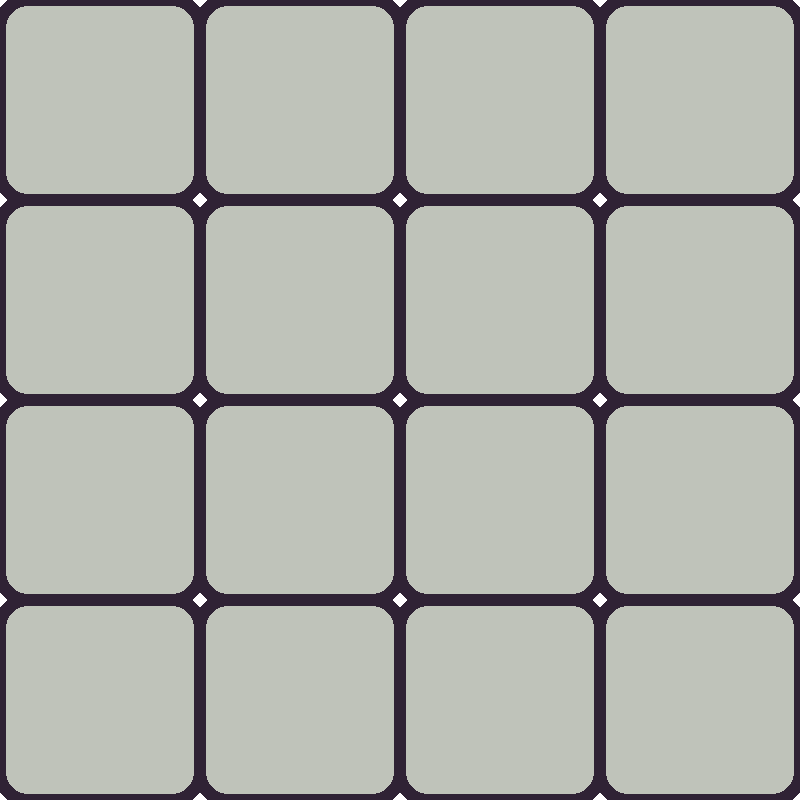

This is a level from a 2D game, rendered from its Tiled map with the project's own tilesets. A one-line summary and the complete map file follow:
An orthogonal 4x4 tile map with 200x200 px tiles, 1 tile layer (Camada de Tiles 1).

<map version="1.0" orientation="orthogonal" renderorder="right-down" width="4" height="4" tilewidth="200" tileheight="200" nextobjectid="1">
 <tileset firstgid="1" name="tileset2048" tilewidth="200" tileheight="200" tilecount="12" columns="12">
  <image source="tiles.png" width="2400" height="200" />
 </tileset>
 <layer name="Camada de Tiles 1" width="4" height="4">
  <data encoding="csv">
1,1,1,1,
1,1,1,1,
1,1,1,1,
1,1,1,1
</data>
 </layer>
</map>